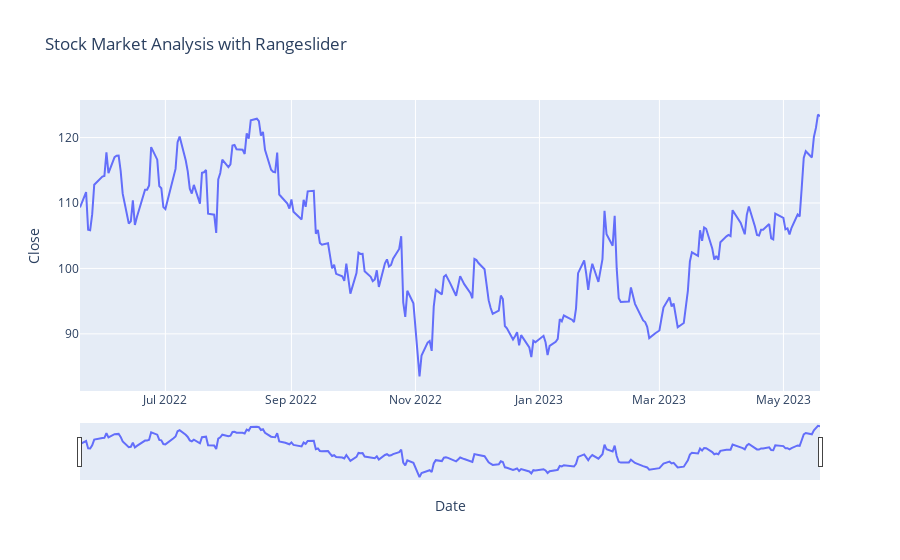

Notebook source saved alongside this figure:
### Code cell
figure = px.line(
    df1, 
    x='Date', y='Close',
    title='Stock Market Analysis with Rangeslider'
    )

figure.update_xaxes(rangeslider_visible=True)
figure.show()

### Figure 1 — Plotly figure (JSON) as saved in the notebook; plotly's stock layout.template omitted (floating-point values rounded to 4 significant figures; data arrays with more than 128 entries replaced by an {"elided": "..."} marker saying what was removed)
{"data": [{"hovertemplate": "Date=%{x}<br>Close=%{y}<extra></extra>", "legendgroup": "", "line": {"color": "#636efa", "dash": "solid"}, "marker": {"symbol": "circle"}, "mode": "lines", "name": "", "orientation": "v", "showlegend": false, "type": "scatter", "x": {"elided": "251 str values"}, "xaxis": "x", "y": {"elided": "251 float values"}, "yaxis": "y"}], "layout": {"legend": {"tracegroupgap": 0}, "title": {"text": "Stock Market Analysis with Rangeslider"}, "xaxis": {"anchor": "y", "domain": [0, 1], "rangeslider": {"visible": true}, "title": {"text": "Date"}}, "yaxis": {"anchor": "x", "domain": [0, 1], "title": {"text": "Close"}}}}
